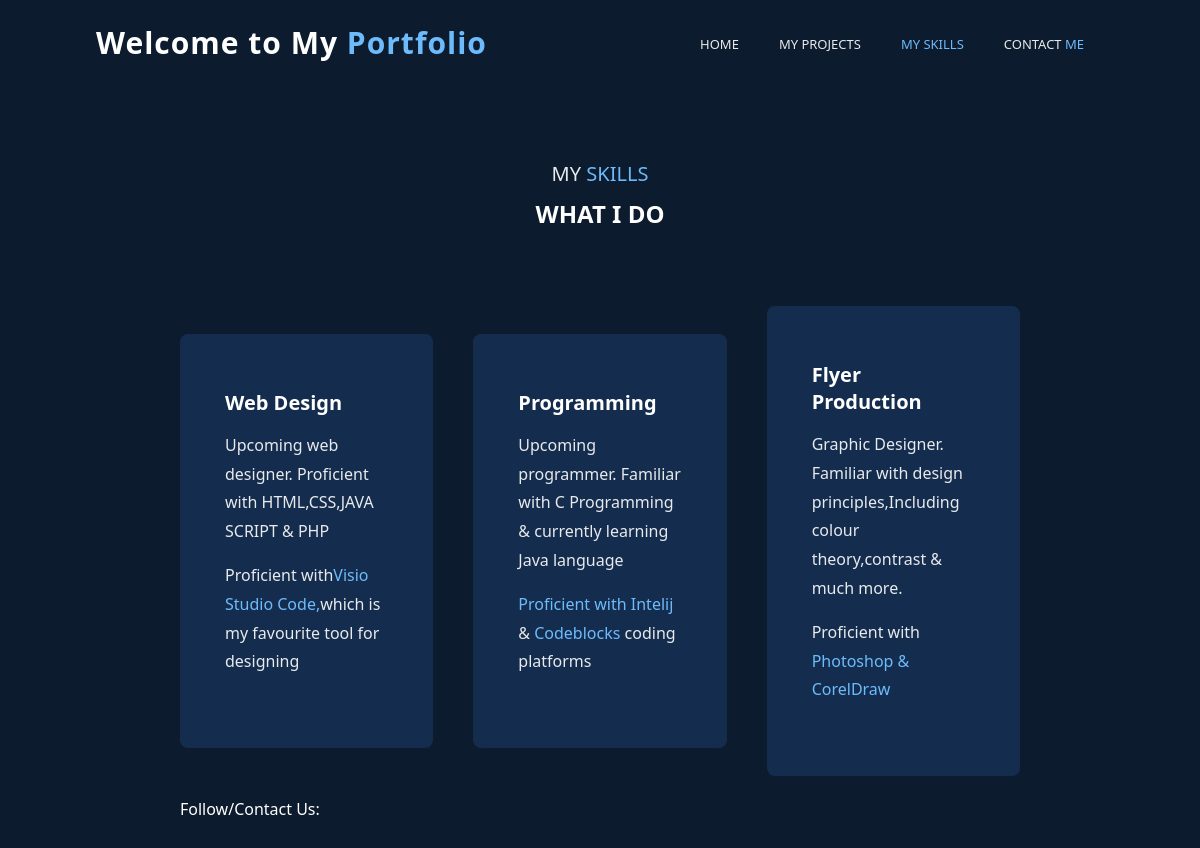
The page /skills.php on the database its author committed.
### tables this page shows
CREATE TABLE `skills` (
  `id` int(5) NOT NULL,
  `web_design` text NOT NULL,
  `programming` text NOT NULL,
  `flyer_production` text NOT NULL
);

### skills.php (the view, shortened to what this page needs)
<!DOCTYPE html>
<html lang="en">
<head>
  <link rel="stylesheet" href="style.css"/>
</head>
<body>
<?php
    $servername = "localhost";
    $username = "root";
    $password = "";
    $dbname = "myinfo";
    $conn = new mysqli($servername, $username, $password, $dbname);
    ?>
  <header>
    <a href="=index.html" class="logo">Welcome to My <span>Portfolio</span></a>
      <ul class="navigationList">
        <li><a href="index.php">HOME</a></li>
        <li><a href="projects.php">My Projects</a></li>
        <li><a href="skills.php" class="AHome">My Skills</a></li>
        <li><a href="About.php">Contact <span>Me</span></a></li>
      </ul>
  </header>
  <section id="Skills" class="mySkills">
      <div class="skill">
        <p>MY <span>SKILLS</span></p>
        <h2>WHAT I DO</h2>
      </div>
      <div class="skillContent">
        <div class="box">
              <?php
                $sql = "SELECT * FROM skills";
                $result = $conn->query($sql);
                if ($result->num_rows > 0) {
                    while($row = $result->fetch_assoc()) {
                        echo "" . $row["web_design"]. "<br>";
                    }
                } else {
                    echo "0 results";
                }
                ?>
        </div>
        <div class="box">
          <?php
                $sql = "SELECT * FROM skills";
                $result = $conn->query($sql);
                if ($result->num_rows > 0) {
                    while($row = $result->fetch_assoc()) {
                        echo "" . $row["programming"]. "<br>";
                    }
                } else {
                    echo "0 results";
                }
                ?>
        </div>
        <div class="box">
          <?php
                $sql = "SELECT * FROM skills";
                $result = $conn->query($sql);
                if ($result->num_rows > 0) {
                    while($row = $result->fetch_assoc()) {
                        echo "" . $row["flyer_production"]. "<br>";
                    }
                } else {
                    echo "0 results";
                }
                ?>
        </div>
      </div>
  <br>
    <p class="follow">Follow/Contact Us:</p>
  </section>
</body>
</html>

### style.css (style rules this page uses)
* { margin: 0; padding: 0; box-sizing: border-box; text-decoration: none; font-family: 'Segoe UI', Tahoma, Geneva, Verdana, sans-serif; list-style: none; scroll-behavior: smooth; }
:root { --bg-color: rgb(20, 45, 78); --second-bg-color: #ffffff; --third-bg-color:#0c1b2e; --fourth-bg-color:#f6f6f8; --text-color: #fff; --second-text-color: #6ebbfb; --second-color:#e8eaec; --main-color: rgb(199, 10, 127); --big-font: 5rem; --h2-font: 1.5rem; --h3-font: 1.1rem; }
body { background-color: var(--third-bg-color); color: var(--text-color); }
header { position: fixed; width: 100%; top: 0; right: 0; z-index: 0; display: flex; align-items: center; justify-content: space-between; background: transparent; padding: 22px 8%; border-bottom: 1px solid transparent; transition: all .45s ease; }
.logo { color: var(--text-color); font-size: 30px; font-weight: bolder; letter-spacing: 1px ; }
span { color: var(--second-text-color); }
.navigationList { display: flex; }
.navigationList li { text-transform: uppercase; }
.navigationList a { color: var(--second-color); font-size: 13px; font-weight: light; margin: 0 20px; transition: all.45s ease; }
.navigationList a.AHome { color: var(--second-text-color); }
section { padding: 160px 15% 120px; }
.mySkills { background: var(--third-bg-color); }
.skill { text-align: center; }
.skill p { color: var(--second-color); font-weight: lighter; font-size: 20px; margin-bottom: 15px; }
.skill h2 { font-size: var(--h2-font); line-height: 1; }
.skillContent { display: grid; grid-template-columns:repeat(auto-fit, minmax(250px, auto)); align-items: center; gap: 2.5rem; margin-top: 5rem; }
.box { background: var(--bg-color); padding: 35px 45px; border-radius: 8px; transition: all .45s ease-in; }
.box h3 { font-size: 20px; font-weight: bolder; color: var(--text-color); margin-bottom: 15px; }
.box p { color: var(--second-color); font-size: 1rem; line-height: 1.8; margin-bottom: 15px; }

### rows shown on the page
skills: web_design "Web Design Upcoming web designer. Proficient with HTML,CSS,JAVA SCRIPT & PHP Proficient with Visio Studio Code, which is my favourite tool for designing", programming "Programming Upcoming programmer. Familiar with C Programming & currently learning Java language Proficient with Intelij & Codeblocks coding platforms", flyer_production "Flyer Production Graphic Designer. Familiar with design principles,Including colour theory,contrast & much more. Proficient with Photoshop & CorelDraw"
